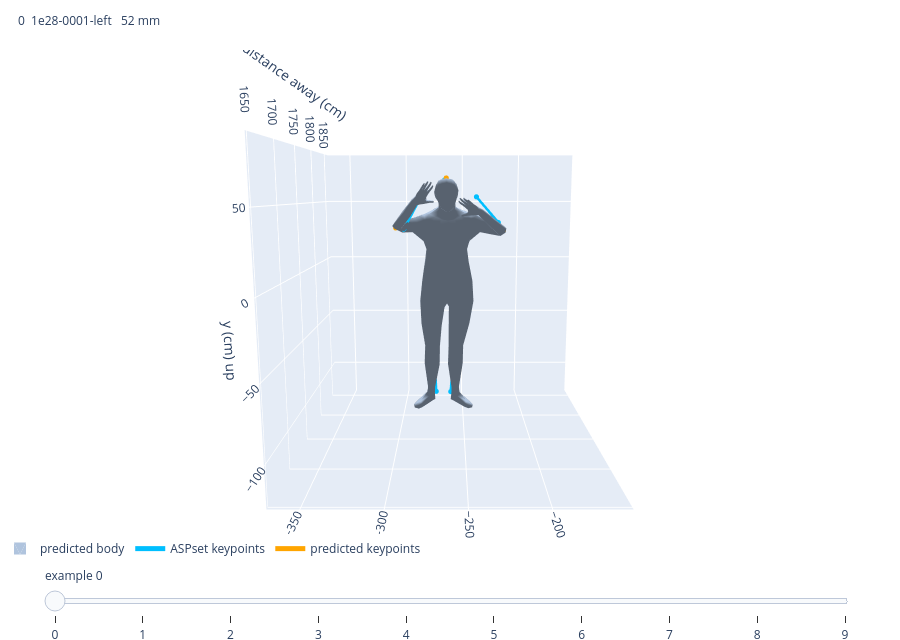

The code cell stored with this chart in its notebook:
### Markdown cell above
## 3D — the same body, where the model thinks it is

Now the mesh, in the viewer frame: camera at the origin looking down -z, so a body
sits at negative z exactly as far away as the model believes it is. `mhr_scene`
supplies the layout, including the one thing that is easy to get silently wrong —
plotting as `(x, -z, y)` rather than swapping two axes, which would mirror the whole
scene and leave a body that looks entirely plausible while facing the wrong way.

The blue skeleton is ASPset's; the grey mesh is the prediction. They will not coincide
exactly even for a perfect solve — MHR's joint centres sit inside the skin and ASPset's
markers sit on it, which is the ~16 mm floor `losses.py` prints.

Drag to orbit, scroll to zoom. The eye starts on the camera's side, so the first look
is roughly what the photograph above shows.

### Code cell
# One box big enough for every example, centred per example — so stepping the slider
# does not make the view leap about, and a distant frame is not a speck.
centres, reach = mhr_scene._framing([[mesh[n], truth[n].numpy()] for n in range(EXAMPLES)])


def scene(n):
    """The three traces for example n: the predicted skin, the truth, the predicted bones."""
    true_x, true_y, true_z = stick(mhr_scene.plotted(truth[n].numpy()))
    predicted_x, predicted_y, predicted_z = stick(mhr_scene.plotted(view[n].numpy()))
    return [
        mhr_scene._body(mesh[n], TRIANGLES, "lightsteelblue", "predicted body"),
        go.Scatter3d(x=true_x, y=true_y, z=true_z, mode="lines+markers",
                     name="ASPset keypoints", line=dict(color="deepskyblue", width=5),
                     marker=dict(size=3), hoverinfo="skip"),
        go.Scatter3d(x=predicted_x, y=predicted_y, z=predicted_z, mode="lines+markers",
                     name="predicted keypoints", line=dict(color="orange", width=5),
                     marker=dict(size=3), hoverinfo="skip"),
    ]


figure = go.Figure(scene(0))
figure.frames = [go.Frame(name=str(n), data=scene(n),
                          layout=go.Layout(title=dict(text=caption(n)),
                                           scene=mhr_scene._scene(centres[n], reach)))
                 for n in range(EXAMPLES)]
figure.update_layout(
    height=640, margin=dict(l=0, r=0, t=50, b=40),
    title=dict(text=caption(0), x=0.02, font=dict(size=12)),
    scene=mhr_scene._scene(centres[0], reach),
    legend=dict(orientation="h", y=0.02, x=0.0),
    sliders=slider(EXAMPLES, scene))

print(f"handedness {mhr_scene.handedness():+.0f}   (+1 means the scene is not mirrored)")
figure

### Figure 1 — Plotly figure (JSON) as saved in the notebook; plotly's stock layout.template omitted (floating-point values rounded to 4 significant figures; data arrays with more than 128 entries replaced by an {"elided": "..."} marker saying what was removed)
{"data": [{"color": "lightsteelblue", "flatshading": false, "hoverinfo": "skip", "i": {"elided": "1186 int values"}, "j": {"elided": "1186 int values"}, "k": {"elided": "1186 int values"}, "lighting": {"ambient": 0.5, "diffuse": 0.8, "specular": 0.2}, "lightposition": {"x": 0, "y": -3000, "z": 2000}, "name": "predicted body", "showlegend": true, "type": "mesh3d", "x": {"elided": "595 float values"}, "y": {"elided": "595 float values"}, "z": {"elided": "595 float values"}}, {"hoverinfo": "skip", "line": {"color": "deepskyblue", "width": 5}, "marker": {"size": 3}, "mode": "lines+markers", "name": "ASPset keypoints", "type": "scatter3d", "x": [-266.1, -265.6, null, -265.6, -263.4, null, -263.4, -265.4, null, -265.4, -265.0, null, -263.4, -247.3, null, -247.3, -226.2, null, -226.2, -242.1, null, -263.4, -279.6, null, -279.6, -293.4, null, -293.4, -280.8, null, -266.1, -257.5, null, -257.5, -257.6, null, -257.6, -260.4, null, -266.1, -272.5, null, -272.5, -273.2, null, -273.2, -271.9, null], "y": [1769.0, 1769.0, null, 1769.0, 1769.0, null, 1769.0, 1769.0, null, 1769.0, 1766.0, null, 1769.0, 1771.0, null, 1771.0, 1753.0, null, 1753.0, 1753.0, null, 1769.0, 1761.0, null, 1761.0, 1742.0, null, 1742.0, 1746.0, null, 1769.0, 1768.0, null, 1768.0, 1771.0, null, 1771.0, 1775.0, null, 1769.0, 1764.0, null, 1764.0, 1769.0, null, 1769.0, 1774.0, null], "z": [-12.04, 4.894, null, 4.894, 39.71, null, 39.71, 50.18, null, 50.18, 67.05, null, 39.71, 35.91, null, 35.91, 36.66, null, 36.66, 54.86, null, 39.71, 35.79, null, 35.79, 32.54, null, 32.54, 55.91, null, -12.04, -18.5, null, -18.5, -59.99, null, -59.99, -97.98, null, -12.04, -18.8, null, -18.8, -59.96, null, -59.96, -97.27, null]}, {"hoverinfo": "skip", "line": {"color": "orange", "width": 5}, "marker": {"size": 3}, "mode": "lines+markers", "name": "predicted keypoints", "type": "scatter3d", "x": [-263.5, -263.6, null, -263.6, -263.0, null, -263.0, -263.3, null, -263.3, -263.7, null, -263.0, -243.3, null, -243.3, -222.6, null, -222.6, -240.3, null, -263.0, -282.7, null, -282.7, -299.0, null, -299.0, -285.4, null, -263.5, -254.9, null, -254.9, -254.9, null, -254.9, -256.5, null, -263.5, -271.8, null, -271.8, -275.6, null, -275.6, -276.1, null], "y": [1763.0, 1765.0, null, 1765.0, 1762.0, null, 1762.0, 1759.0, null, 1759.0, 1752.0, null, 1762.0, 1763.0, null, 1763.0, 1750.0, null, 1750.0, 1746.0, null, 1762.0, 1759.0, null, 1759.0, 1740.0, null, 1740.0, 1744.0, null, 1763.0, 1762.0, null, 1762.0, 1765.0, null, 1765.0, 1771.0, null, 1763.0, 1760.0, null, 1760.0, 1763.0, null, 1763.0, 1770.0, null], "z": [-9.946, 2.961, null, 2.961, 41.04, null, 41.04, 50.43, null, 50.43, 68.06, null, 41.04, 38.83, null, 38.83, 30.82, null, 30.82, 44.87, null, 41.04, 37.88, null, 37.88, 33.54, null, 33.54, 51.74, null, -9.946, -17.25, null, -17.25, -58.56, null, -58.56, -97.22, null, -9.946, -17.23, null, -17.23, -58.44, null, -58.44, -96.85, null]}], "layout": {"height": 640, "legend": {"orientation": "h", "x": 0.0, "y": 0.02}, "margin": {"b": 40, "l": 0, "r": 0, "t": 50}, "scene": {"aspectmode": "cube", "camera": {"eye": {"x": 0.0, "y": -2.0, "z": 0.35}, "up": {"x": 0, "y": 0, "z": 1}}, "xaxis": {"range": [-369.8, -152.1], "title": {"text": "x (cm) right"}}, "yaxis": {"range": [1648.0, 1865.0], "title": {"text": "distance away (cm)"}}, "zaxis": {"range": [-127.2, 90.41], "title": {"text": "y (cm) up"}}}, "sliders": [{"currentvalue": {"prefix": "example "}, "len": 0.9, "steps": [{"args": [["0"], {"frame": {"duration": 0, "redraw": true}, "mode": "immediate"}], "label": "0", "method": "animate"}, {"args": [["1"], {"frame": {"duration": 0, "redraw": true}, "mode": "immediate"}], "label": "1", "method": "animate"}, {"args": [["2"], {"frame": {"duration": 0, "redraw": true}, "mode": "immediate"}], "label": "2", "method": "animate"}, {"args": [["3"], {"frame": {"duration": 0, "redraw": true}, "mode": "immediate"}], "label": "3", "method": "animate"}, {"args": [["4"], {"frame": {"duration": 0, "redraw": true}, "mode": "immediate"}], "label": "4", "method": "animate"}, {"args": [["5"], {"frame": {"duration": 0, "redraw": true}, "mode": "immediate"}], "label": "5", "method": "animate"}, {"args": [["6"], {"frame": {"duration": 0, "redraw": true}, "mode": "immediate"}], "label": "6", "method": "animate"}, {"args": [["7"], {"frame": {"duration": 0, "redraw": true}, "mode": "immediate"}], "label": "7", "method": "animate"}, {"args": [["8"], {"frame": {"duration": 0, "redraw": true}, "mode": "immediate"}], "label": "8", "method": "animate"}, {"args": [["9"], {"frame": {"duration": 0, "redraw": true}, "mode": "immediate"}], "label": "9", "method": "animate"}], "x": 0.05}], "title": {"font": {"size": 12}, "text": "0  1e28-0001-left   52 mm", "x": 0.02}}}
